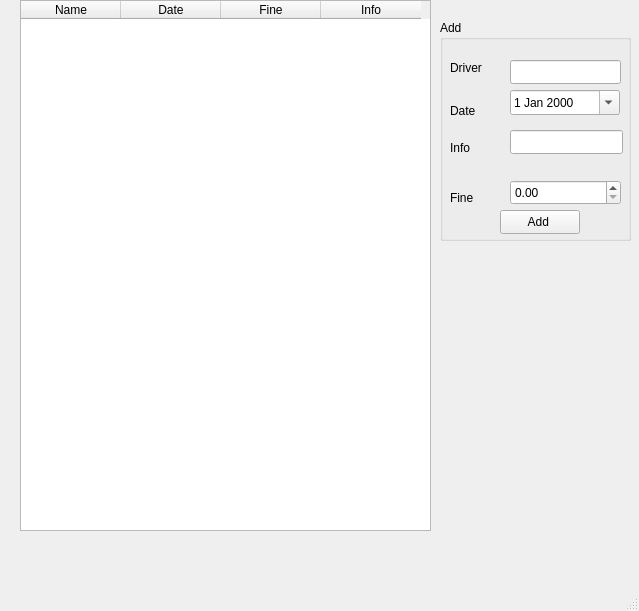
<?xml version="1.0" encoding="UTF-8"?>
<ui version="4.0">
 <class>MainWindow</class>
 <widget class="QMainWindow" name="MainWindow">
  <property name="geometry">
   <rect>
    <x>0</x>
    <y>0</y>
    <width>639</width>
    <height>611</height>
   </rect>
  </property>
  <property name="windowTitle">
   <string>MainWindow</string>
  </property>
  <widget class="QWidget" name="centralwidget">
   <widget class="QTableWidget" name="tableWidget">
    <property name="geometry">
     <rect>
      <x>20</x>
      <y>0</y>
      <width>411</width>
      <height>531</height>
     </rect>
    </property>
    <attribute name="verticalHeaderMinimumSectionSize">
     <number>55</number>
    </attribute>
    <attribute name="verticalHeaderDefaultSectionSize">
     <number>125</number>
    </attribute>
    <attribute name="verticalHeaderShowSortIndicator" stdset="0">
     <bool>true</bool>
    </attribute>
    <attribute name="verticalHeaderStretchLastSection">
     <bool>true</bool>
    </attribute>
    <column>
     <property name="text">
      <string>Name</string>
     </property>
    </column>
    <column>
     <property name="text">
      <string>Date</string>
     </property>
    </column>
    <column>
     <property name="text">
      <string>Fine</string>
     </property>
    </column>
    <column>
     <property name="text">
      <string>Info</string>
     </property>
    </column>
   </widget>
   <widget class="QGroupBox" name="groupBox">
    <property name="geometry">
     <rect>
      <x>440</x>
      <y>20</y>
      <width>191</width>
      <height>221</height>
     </rect>
    </property>
    <property name="title">
     <string>Add</string>
    </property>
    <widget class="QLabel" name="label">
     <property name="geometry">
      <rect>
       <x>10</x>
       <y>40</y>
       <width>49</width>
       <height>16</height>
      </rect>
     </property>
     <property name="styleSheet">
      <string notr="true">font: 16pt &quot;Segoe UI&quot;;</string>
     </property>
     <property name="text">
      <string>Driver</string>
     </property>
    </widget>
    <widget class="QLabel" name="label_2">
     <property name="geometry">
      <rect>
       <x>10</x>
       <y>80</y>
       <width>61</width>
       <height>21</height>
      </rect>
     </property>
     <property name="styleSheet">
      <string notr="true">font: 18pt &quot;Segoe UI&quot;;
font: 16pt &quot;Segoe UI&quot;;</string>
     </property>
     <property name="text">
      <string>Date</string>
     </property>
    </widget>
    <widget class="QDateEdit" name="dateEdit">
     <property name="geometry">
      <rect>
       <x>70</x>
       <y>70</y>
       <width>110</width>
       <height>25</height>
      </rect>
     </property>
     <property name="calendarPopup">
      <bool>true</bool>
     </property>
    </widget>
    <widget class="QLineEdit" name="lineEdit">
     <property name="geometry">
      <rect>
       <x>70</x>
       <y>40</y>
       <width>111</width>
       <height>24</height>
      </rect>
     </property>
    </widget>
    <widget class="QLabel" name="label_3">
     <property name="geometry">
      <rect>
       <x>10</x>
       <y>120</y>
       <width>49</width>
       <height>16</height>
      </rect>
     </property>
     <property name="text">
      <string>Info</string>
     </property>
    </widget>
    <widget class="QLabel" name="label_4">
     <property name="geometry">
      <rect>
       <x>10</x>
       <y>170</y>
       <width>49</width>
       <height>16</height>
      </rect>
     </property>
     <property name="text">
      <string>Fine</string>
     </property>
    </widget>
    <widget class="QLineEdit" name="lineEdit_2">
     <property name="geometry">
      <rect>
       <x>70</x>
       <y>110</y>
       <width>113</width>
       <height>24</height>
      </rect>
     </property>
    </widget>
    <widget class="QDoubleSpinBox" name="doubleSpinBox">
     <property name="geometry">
      <rect>
       <x>70</x>
       <y>160</y>
       <width>111</width>
       <height>25</height>
      </rect>
     </property>
    </widget>
    <widget class="QPushButton" name="pushButton">
     <property name="geometry">
      <rect>
       <x>60</x>
       <y>190</y>
       <width>80</width>
       <height>24</height>
      </rect>
     </property>
     <property name="text">
      <string>Add </string>
     </property>
    </widget>
   </widget>
  </widget>
  <widget class="QMenuBar" name="menubar">
   <property name="geometry">
    <rect>
     <x>0</x>
     <y>0</y>
     <width>639</width>
     <height>21</height>
    </rect>
   </property>
  </widget>
  <widget class="QStatusBar" name="statusbar"/>
 </widget>
 <resources/>
 <connections/>
</ui>
